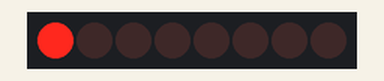
A sketch run on a simulated Arduino Uno, built with avr-gcc and run on an emulated ATmega328P. Shown: 8 shift-register outputs drawn as a row of LEDs (first output left, lit = HIGH). Wiring (inferred from the names in the program): shift register (74HC595): data pin 14; shift clock pin 16; latch pin 15. Wiring (inferred from the signals the program sends): row of LEDs: on Q0, Q1, Q2, Q3, Q4, Q5, Q6, Q7.

Above: at 0.05 s.
At 0.45 s:
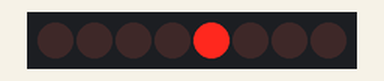
At 0.75 s:
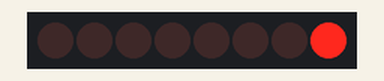
At 1.55 s:
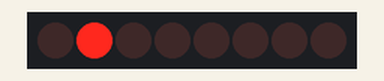
At 2.35 s:
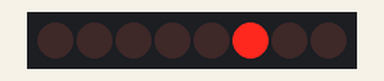
At 3.15 s:
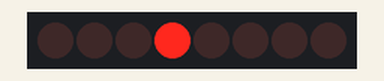
Timing chart, 0 to 3.5 s (numbered marks = the images above):
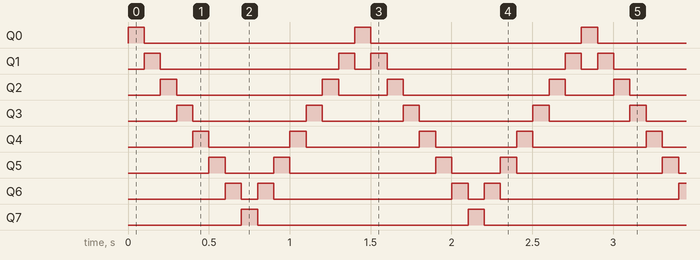

The sketch:

Demo1.ino
```cpp
int SER = 14;
int LATCH = 15;
int SRCLK = 16;
int myDelay = 50;

void setup() {
  pinMode(SER, OUTPUT);
  pinMode(LATCH, OUTPUT);
  pinMode(SRCLK, OUTPUT);
}

void loop() {
  int theBits = 1;

  // shift up
  for(int i = 0; i < 7; i++) {
    digitalWrite(LATCH, LOW);
    shiftOut(SER, SRCLK, MSBFIRST, theBits);
    digitalWrite(LATCH, HIGH);
    delay(100);
    theBits <<= 1;
  }

  // shift down
  for(int i = 0; i < 7; i++) {
    digitalWrite(LATCH, LOW);
    shiftOut(SER, SRCLK, MSBFIRST, theBits);
    digitalWrite(LATCH, HIGH);
    delay(100);
    theBits >>= 1;
  }

}
```

Measured:
- by itself, Q0, Q7: alternates HIGH for 0.10 s and LOW for 1.3 s
- by itself, Q1: repeats every 1.4 s: LOW 1.1 s, HIGH 0.10 s, LOW 0.10 s, HIGH 0.10 s
- by itself, Q2: repeats every 1.4 s: LOW 0.90 s, HIGH 0.10 s, LOW 0.30 s, HIGH 0.10 s
- by itself, Q3: repeats every 1.4 s: LOW 0.70 s, HIGH 0.10 s, LOW 0.50 s, HIGH 0.10 s
- by itself, Q4: repeats every 1.4 s: LOW 0.50 s, HIGH 0.10 s, LOW 0.70 s, HIGH 0.10 s
- by itself, Q5: repeats every 1.4 s: LOW 0.30 s, HIGH 0.10 s, LOW 0.90 s, HIGH 0.10 s
- by itself, Q6: repeats every 1.4 s: LOW 0.10 s, HIGH 0.10 s, LOW 1.1 s, HIGH 0.10 s
